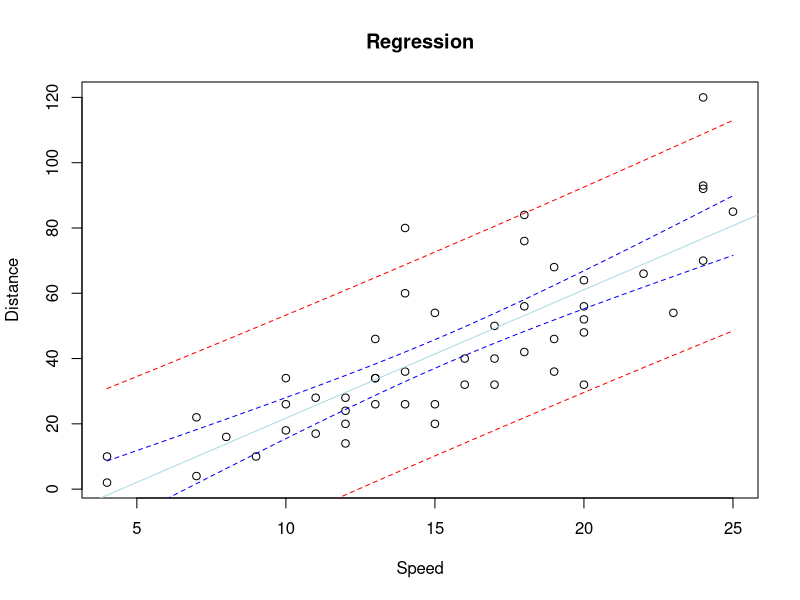

Here is the R script that generated this plot:
## ---- chunk 1
knitr::opts_chunk$set(echo = TRUE)
library(dplyr)
## ---- chunk 2
# Regression for cars data
lm.out <- lm(dist ~ speed, data = cars)

# create new predictor 
newx = seq(min(cars$speed), max(cars$speed), by = 0.1)

# get confidence interval for each element in newx
conf_interval <- predict(lm.out, 
                         newdata=data.frame(speed=newx),
                         interval = "confidence",
                         level = 0.95)

# get prediction interval for each element in newx
pred_interval <- predict(lm.out,
                         newdata = data.frame(speed=newx),
                         interval = "prediction",
                         level = 0.95)
# plot data points
plot(cars$speed, cars$dist, 
     main = "Regression",
     xlab = "Speed",
     ylab = "Distance")

# regression line
abline(lm.out, col = 'lightblue')

# add lower end of CI
lines(newx, conf_interval[,2], col = 'blue', lty = 2)
# add upper end of CI
lines(newx, conf_interval[,3], col = 'blue', lty = 2)
# add lower end of PI
lines(newx, pred_interval[,2], col = 'red', lty = 2)
# add upper end of PI
lines(newx, pred_interval[,3], col = 'red', lty = 2)
## ---- chunk 3
# library(matlib)
set.seed(2022)
x = rnorm(20, 30, 5)
y = rnorm(20, 40, 5)


lm.out.3b = lm(y ~ x)
xm = matrix(c(rep(1, times = 20), x), nrow = 20)
ym = as.matrix(y)
q  = diag(x = x^2, nrow = 20, ncol = 20)

beta.hat = solve(t(xm)%*%solve(q)%*%xm)%*%t(xm)%*%solve(q)%*%ym
beta.hat
## ---- chunk 4
lm.out.3c = lm(y ~ x, weights = 1/(x**2))
lm.out.3c
## ---- chunk 5
wheeze <- read.csv('data/wheeze_wmiss.csv')
wheeze %>% head()
summary(wheeze)
## ---- chunk 6
wheeze <- wheeze %>%
  mutate(smoke = as.factor(smoke)) 

# %>%
#   mutate(wheeze = as.factor(wheeze)) %>%
#   mutate(kingston = as.factor(kingston))


wheeze_binom <- glm(wheeze ~ . - t, data = wheeze, family = "binomial")

summary(wheeze_binom)
## ---- chunk 7
library(lme4)
wheeze_binom_random_intercept <- glmer(wheeze ~ kingston + smoke + (1|case), family = 'binomial', data = wheeze)
summary(wheeze_binom_random_intercept)$coefficients
